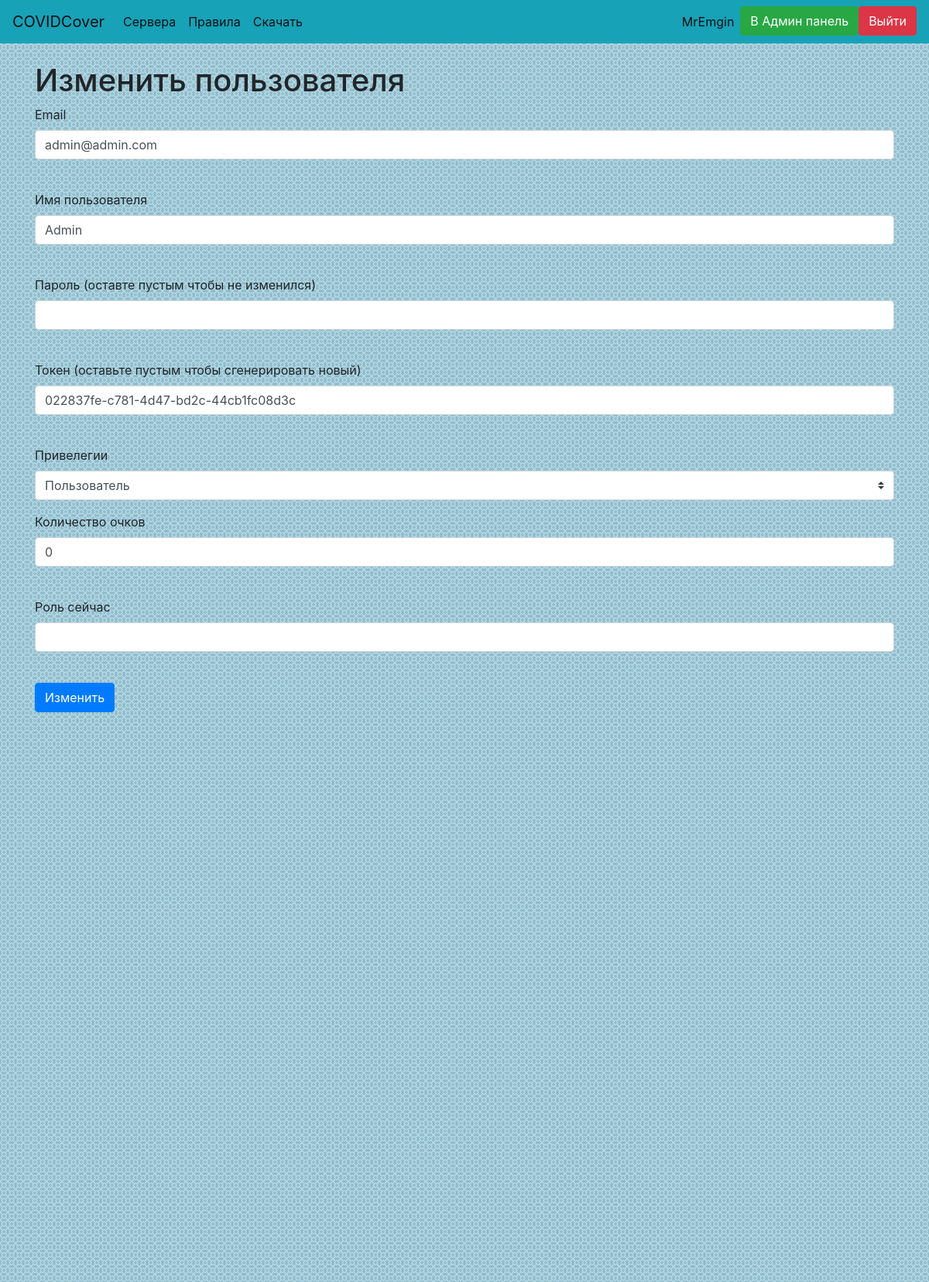
Before: /admin/users/edit?user=022837fe-c781-4d47-bd2c-44cb1fc08d3c (signed in) with the older database file.
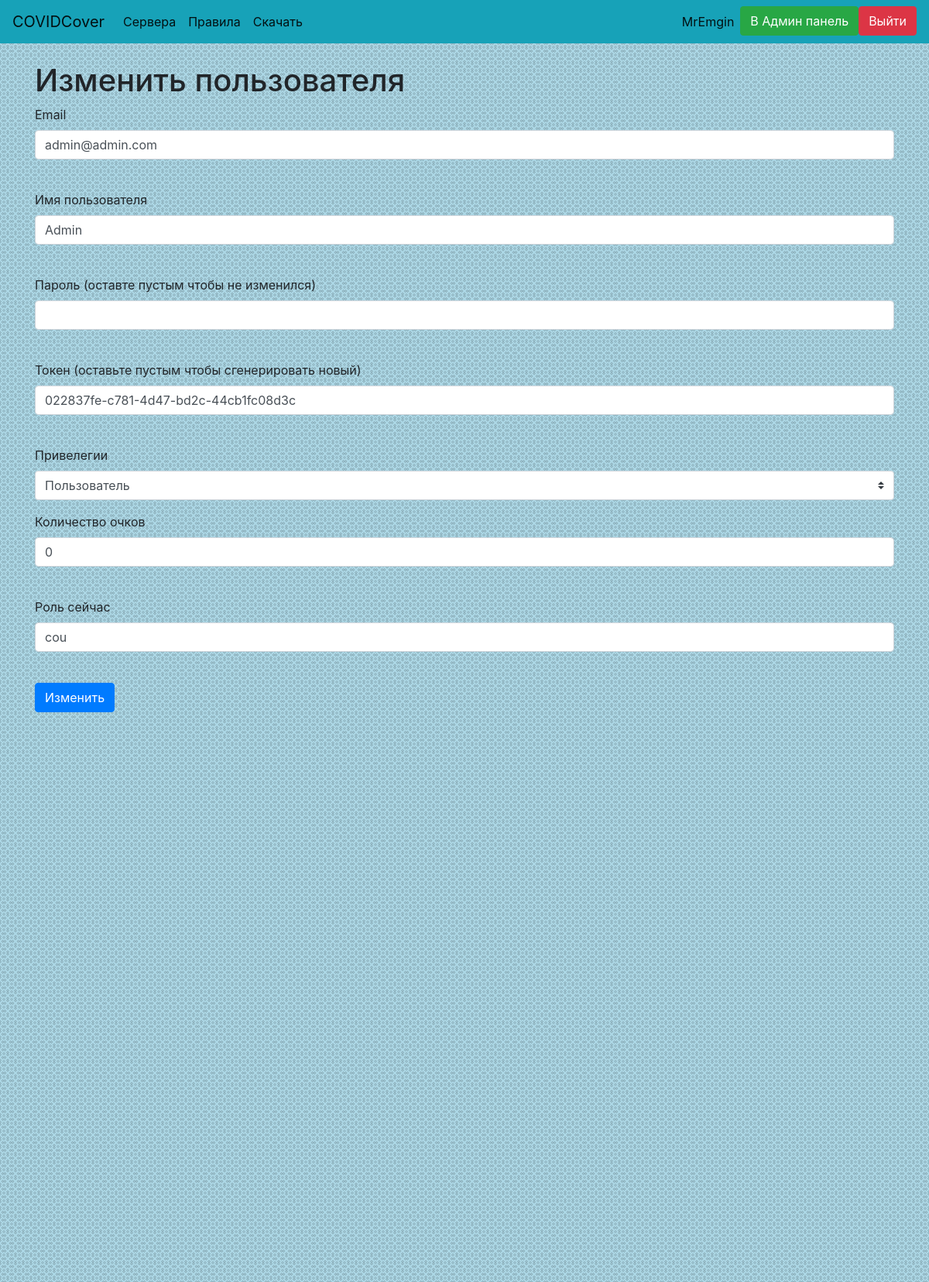
After: the same page with the newer database file.
### website/data/user.py (models this page shows, shortened)
class User(SqlAlchemyBase, UserMixin, SerializerMixin):
    __tablename__ = 'users'
    id = Column(Integer, primary_key=True, autoincrement=True, unique=True)
    email = Column(String, unique=True)
    username = Column(String, unique=True)
    hashed_password = Column(String, unique=False)
    token = Column(String, default=lambda: str(uuid4()), unique=True)
    privilege = Column(Integer, ForeignKey('privileges.id'), default=2, unique=False)
    order = relation('Order', back_populates='user')
    privilege_obj = relation('Privilege')
    score = Column(Integer, default=0, unique=False)
    role = Column(String, unique=False, nullable=True)

### website/admin_panel.py (the view)
@bp.route('/admin/users/edit', methods=['GET', 'POST'])
def edit_user():
    if not current_user.is_authenticated or not current_user.privilege_obj.admin:
        abort(404)
    session = create_session()
    user = session.query(User).filter(User.token == request.args['user']).first()
    form = UserForm()
    if form.validate_on_submit():
        user.email = form.email.data
        user.username = form.username.data
        if form.password.data:
            user.set_password(form.password.data)
        if form.token.data:
            user.token = form.token.data
        else:
            user.token = str(uuid4())
        user.privilege = form.privilege.data
        user.score = form.score.data
        user.role = form.role.data
        session.merge(user)
        session.commit()
        return redirect('/admin/users')
    else:
        form.email.data = user.email
        form.username.data = user.username
        form.password.data = ''
        form.token.data = user.token
        form.privilege.data = str(user.privilege)
        form.score.data = user.score
        form.role.data = user.role
    return render_template('ad_edit_users.html', form=form, title='Изменить пользователя')

### website/forms.py
class UserForm(FlaskForm):
    email = StringField('Email', validators=[DataRequired(), Email()])
    username = StringField('Имя пользователя', validators=[DataRequired()])
    password = StringField('Пароль (оставте пустым чтобы не изменился)')
    token = StringField('Токен (оставьте пустым чтобы сгенерировать новый)', default='')
    privilege = SelectField('Привелегии', choices=(('1', 'Админ'), ('2', 'Пользователь'), ('3', 'Забаненный')), default=2)
    score = IntegerField('Количество очков', default=0)
    role = StringField('Роль сейчас', default='')
    submit = SubmitField('Изменить')

### website/data/db_session.py (called while the page is built)
def create_session():
    global __factory
    return __factory()

### website/main.py (called while the page is built)
@login_manager.user_loader
def load_user(user_id):
    session = create_session()
    return session.query(User).get(user_id)

### website/templates/ad_edit_users.html (shortened to what this page needs)
{% extends 'base.html' %}
{% block body %}
<h1>{{ title }}</h1>
<form action="" method="post">
    <p>
        {{ form.email.label }}<br>
        {{ form.email(class="form-control", type="email") }}<br>
    </p>
    <p>
        {{ form.username.label }}<br>
        {{ form.username(class="form-control") }}<br>
    </p>
    <p>
        {{ form.password.label }}<br>
        {{ form.password(class="form-control") }}<br>
    </p>
    <p>
        {{ form.token.label }}<br>
        {{ form.token(class="form-control") }}<br>
    </p>
    <p>
        {{ form.privilege.label }}<br>
        {{ form.privilege(class="custom-select") }}<br>
    </p>
    <p>
        {{ form.score.label }}<br>
        {{ form.score(class="form-control") }}<br>
    </p>
    <p>
        {{ form.role.label }}<br>
        {{ form.role(class="form-control") }}<br>
    </p>
    <p>{{ form.submit(type="submit", class="btn btn-primary") }}</p>
</form>
{% endblock %}

Changed rows visible on the page:
changed User "admin@admin.com": role (not shown) → "cou"
